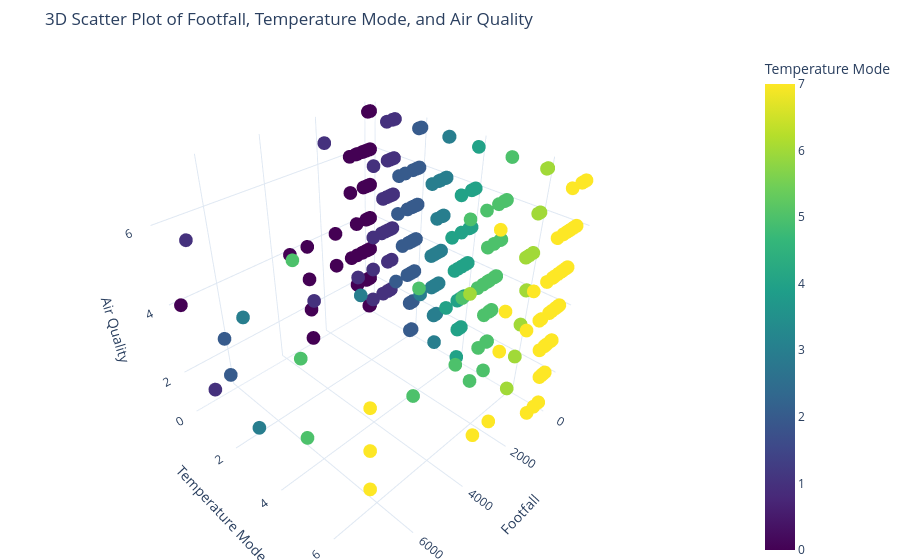

Notebook code for this chart:
### Code cell
import plotly.express as px

# Create a 3D scatter plot
fig = px.scatter_3d(
    data, 
    x='footfall', 
    y='tempMode', 
    z='AQ', 
    hover_name='USS', 
    hover_data=['CS', 'VOC', 'RP', 'IP', 'Temperature'],
    title='3D Scatter Plot of Footfall, Temperature Mode, and Air Quality',
    labels={'footfall': 'Footfall', 'tempMode': 'Temperature Mode', 'AQ': 'Air Quality'},
    color='tempMode', 
    color_continuous_scale='Viridis',
    template='plotly_white'  # Improved template for better visualization
)

# Update the layout
fig.update_layout(
    legend_title_text='Temperature Mode', 
    scene=dict(
        xaxis_title='Footfall',
        yaxis_title='Temperature Mode',
        zaxis_title='Air Quality',
        xaxis=dict(nticks=5),  # Improved tick count for better readability
        yaxis=dict(nticks=5),
        zaxis=dict(nticks=5)
    ),
    margin=dict(l=0, r=0, t=50, b=0)  # Improved margin for better layout
)

# Show the plot
fig.show()

### Figure 1 — Plotly figure (JSON) as saved in the notebook; plotly's stock layout.template omitted (floating-point values rounded to 4 significant figures; data arrays with more than 128 entries replaced by an {"elided": "..."} marker saying what was removed)
{"data": [{"customdata": {"elided": "944x5 int values"}, "hovertemplate": "<b>%{hovertext}</b><br><br>Footfall=%{x}<br>Temperature Mode=%{marker.color}<br>Air Quality=%{z}<br>CS=%{customdata[0]}<br>VOC=%{customdata[1]}<br>RP=%{customdata[2]}<br>IP=%{customdata[3]}<br>Temperature=%{customdata[4]}<extra></extra>", "hovertext": {"elided": "944 int values"}, "legendgroup": "", "marker": {"color": {"elided": "944 int values"}, "coloraxis": "coloraxis", "symbol": "circle"}, "mode": "markers", "name": "", "scene": "scene", "showlegend": false, "type": "scatter3d", "x": {"elided": "944 int values"}, "y": {"elided": "944 int values"}, "z": {"elided": "944 int values"}}], "layout": {"coloraxis": {"colorbar": {"title": {"text": "Temperature Mode"}}, "colorscale": [[0, "#440154"], [0.1111, "#482878"], [0.2222, "#3e4989"], [0.3333, "#31688e"], [0.4444, "#26828e"], [0.5556, "#1f9e89"], [0.6667, "#35b779"], [0.7778, "#6ece58"], [0.8889, "#b5de2b"], [1, "#fde725"]]}, "legend": {"title": {"text": "Temperature Mode"}, "tracegroupgap": 0}, "margin": {"b": 0, "l": 0, "r": 0, "t": 50}, "scene": {"domain": {"x": [0, 1], "y": [0, 1]}, "xaxis": {"nticks": 5, "title": {"text": "Footfall"}}, "yaxis": {"nticks": 5, "title": {"text": "Temperature Mode"}}, "zaxis": {"nticks": 5, "title": {"text": "Air Quality"}}}, "title": {"text": "3D Scatter Plot of Footfall, Temperature Mode, and Air Quality"}}}
